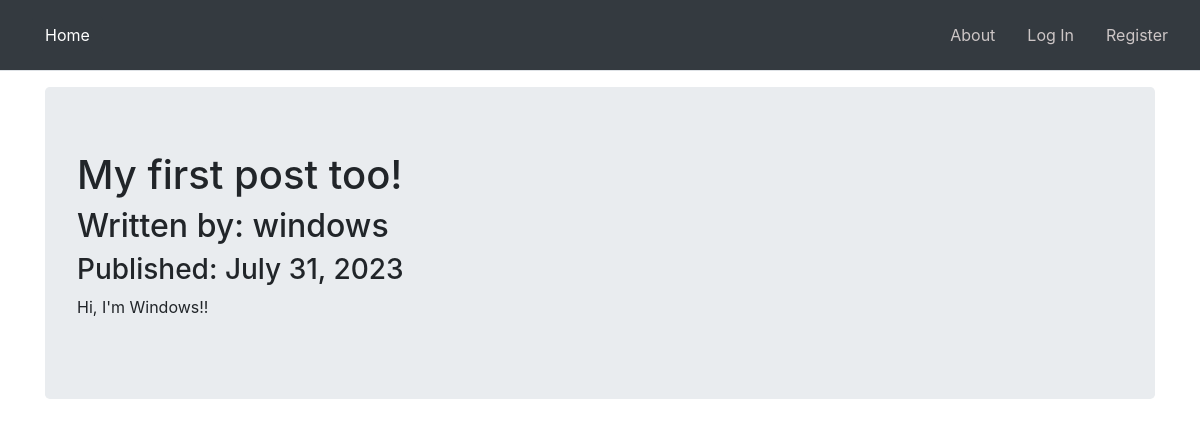
/2, run on the app's committed database.
### companyblog/models.py (models this page shows, shortened)
class BlogPost(db.Model):
    users = db.relationship(User)
    id = db.Column(db.Integer, primary_key=True)
    user_id = db.Column(db.Integer, db.ForeignKey('users.id'), nullable=False)
    date = db.Column(db.DateTime, nullable=False, default=datetime.utcnow)
    title = db.Column(db.String(140),nullable=False)
    text = db.Column(db.Text, nullable=False)

class User(db.Model, UserMixin):
    __tablename__ = 'users'
    id = db.Column(db.Integer, primary_key = True)
    profile_image = db.Column(db.String(64), nullable=False, default='default_profile.png')
    email = db.Column(db.String(64), unique=True, index=True)
    username = db.Column(db.String(64), unique=True, index=True)
    password_hash = db.Column(db.String(128))
    post = db.relationship('BlogPost', backref='author', lazy=True)

### companyblog/users/views.py (the view)
@users.route("/<username>")
def user_posts(username):
    page = request.args.get('page', 1, type=int)
    user = User.query.filter_by(username=username).first_or_404()
    blog_posts = BlogPost.query.filter_by(author=user).order_by(BlogPost.date.desc()).paginate(page=page, per_page=5)
    return render_template('user_blog_posts.html', blog_posts=blog_posts,user=user)

### companyblog/blog_posts/views.py (called while the page is built)
@blog_posts.route('/<int:blog_post_id>')
def blog_post(blog_post_id):
    blog_post = BlogPost.query.get_or_404(blog_post_id)
    return render_template('blog_post.html',title=blog_post.title,
                            date=blog_post.date,post=blog_post
    )

### companyblog/templates/blog_post.html (shortened to what this page needs)
{% extends "base.html" %}
{% block content %}
<div class="jumbotron">
  <h1>{{ post.title }}</h1>
  <h2>Written by: {{post.author.username}}</h2>
  <h3>Published: {{ post.date.strftime('%B %d, %Y') }}</h3>
  <p>{{post.text}}</p>
</div>
{% endblock content %}

### data on the page
BlogPost: title "My first post too!", date "July 31, 2023", text "Hi, I'm Windows!!"
User: author.username "windows"
